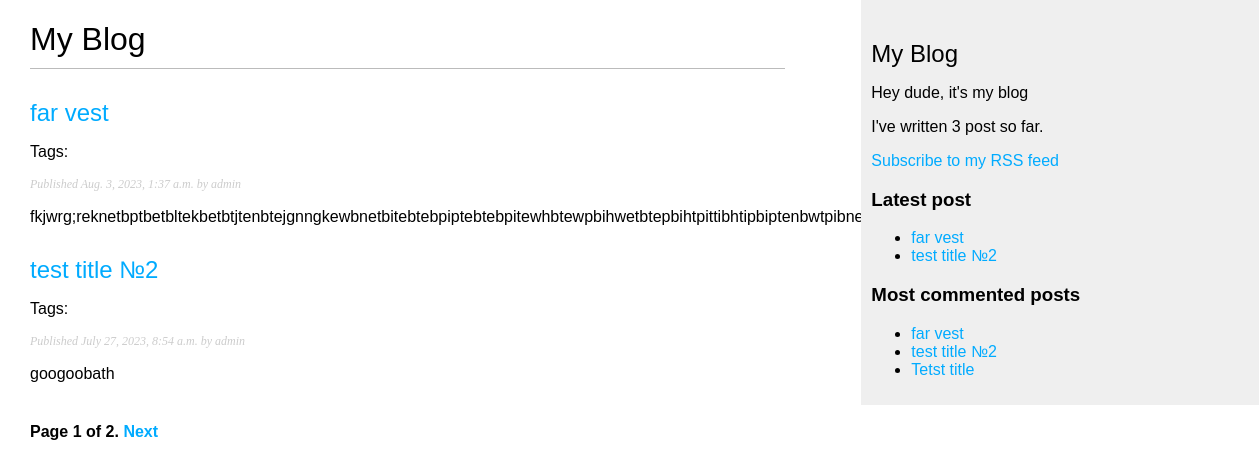
/blog/, run on an earlier commit of the app's database.
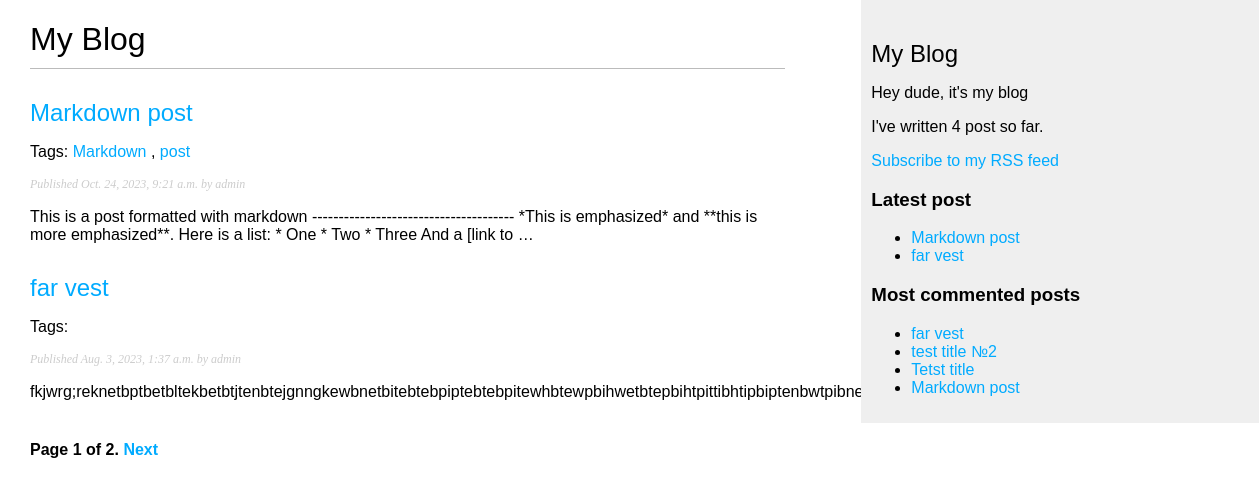
And on a later commit of the database.
### blog/models.py (models this page shows, shortened)
class Post(models.Model):
    class Status(models.TextChoices):
        DRAFT = 'DF', 'Draft'
        PUBLISHED = 'PB', 'Published'
    tags = TaggableManager()
    title = models.CharField(max_length=250)
    slug = models.SlugField(max_length=250, unique_for_date='publish')
    body = models.TextField()
    publish = models.DateTimeField(default=timezone.now)
    created = models.DateTimeField(auto_now_add=True)
    updated = models.DateTimeField(auto_now=True)
    status = models.CharField(max_length=2, choices=Status.choices, default=Status.DRAFT)
    author = models.ForeignKey(User, on_delete=models.CASCADE, related_name='blog_posts')
    objects = models.Manager()  # Менеджер, предоставляемый по умолчанию
    published = PublishedManager()  # Конкретно-прикладной менеджер
    class Meta:
        ordering = ['-publish']
        indexes = [
            models.Index(fields=['-publish'])
        ]
    def get_absolute_url(self):
        return reverse('blog:post_detail', args=[self.publish.year, self.publish.month, self.publish.day, self.slug])

### blog/views.py (the view)
# urls.py: path('', views.post_list, name='post_list'),
def post_list(request, tag_slug=None):
    post_lists = models.Post.published.all()
    tag = None
    if tag_slug:
        tag = get_object_or_404(Tag, slug=tag_slug)
        post_lists = post_lists.filter(tags__in=[tag])
    paginator = Paginator(post_lists, 2)
    page_number = request.GET.get('page', 1)
    try:
        posts = paginator.page(page_number)
    except EmptyPage:
        posts = paginator.page(paginator.num_pages)
    except PageNotAnInteger:
        posts = paginator.page(1)
    context = {
            'posts': posts,
            'tag': tag,
        }
    return render(request, 'blog/post/list.html', context)

### blog/models.py (called while the page is built)
    def get_queryset(self):
        return super().get_queryset().filter(status=Post.Status.PUBLISHED)

### blog/templatetags/blog_tags.py (called while the page is built)
@register.simple_tag
def total_posts():
    return models.Post.published.count()

@register.inclusion_tag('blog/post/includes/show_latest_post.html')
def show_latest_post(count=5):
    latest_posts = models.Post.published.order_by('-publish')[:count]
    return {'latest_posts': latest_posts}

@register.simple_tag
def get_most_commented_posts(count=5):
    max_comment = models.Post.published.annotate(total_comments=Count('comments')).order_by('-total_comments')[:count]
    return max_comment

### blog/templates/blog/post/list.html (shortened to what this page needs)
{% extends 'blog/base.html' %}
{% block content %}
    <h1>My Blog</h1>
    {% for post in posts %}
        <h2><a href="{{ post.get_absolute_url }}">{{post.title}}</a></h2>
        <p class="tags">Tags:
            {% for tag in post.tags.all %}
                <a href="{% url 'blog:post_list_by_tag' tag.slug %}"> {{tag.name}} </a>
                {% if not forloop.last %}, {%endif%}
            {%endfor%}
        </p>
        <p class="date"> Published {{post.publish}} by {{post.author}}</p>
        {{post.body|truncatewords:30|linebreaks}}
    {%endfor%}
    {% include "blog/post/includes/pagination.html" with page=posts %}
{%endblock%}

### blog/templates/blog/base.html (shortened to what this page needs)
{% load static %}
{% load blog_tags %}
<!DOCTYPE html>
<html lang="en">
<head>
    <link href="{% static 'css/blog.css' %}" rel="stylesheet">
</head>
<body>
  <div id="content">
    {% block content %}
    {%endblock%}
  </div>
  <div id="sidebar">
      <h2>My Blog</h2>
      <p>Hey dude, it's my blog</p>
      <p>I've written {% total_posts %} post so far.</p>
      <p><a href="{% url 'blog:post_feed' %}">Subscribe to my RSS feed</a></p>
      <h3>Latest post</h3>
      {% show_latest_post 2 %}
      <h3>Most commented posts</h3>
      {% get_most_commented_posts as most_commented_posts %}
      <ul>
          {% for most_commented_post in most_commented_posts %}
          <li><a href="{{most_commented_post.get_absolute_url}}">{{most_commented_post.title}}</a></li>
          {% endfor %}
      </ul>
  </div>
</body>
</html>

### blog/templates/blog/post/includes/pagination.html (shortened to what this page needs)
<div class="pagination">
  <span class="step-links">
    <span class="current">
      Page {{page.number}} of {{page.paginator.num_pages}}.
    </span>
    {% if page.has_next %}
      <a href="?page={{page.next_page_number}}">Next</a>
    {%endif%}
  </span>
</div>

### blog/templates/blog/post/includes/show_latest_post.html
<ul>
  {% for latest_post in latest_posts %}
  <li><a href="{{latest_post.get_absolute_url}}">{{latest_post.title}}</a></li>
  {% endfor %}
</ul>

### blog/static/css/blog.css (style rules this page uses)
body { margin:0; padding:0; font-family:helvetica, sans-serif; }
a { color:#00abff; text-decoration:none; }
h1 { font-weight:normal; border-bottom:1px solid #bbb; padding:0 0 10px 0; }
h2 { font-weight:normal; margin:30px 0 0; }
#content { float:left; width:60%; padding:0 0 0 30px; }
#sidebar { float:right; width:30%; padding:10px; background:#efefef; height:100%; }
p.date { color:#ccc; font-family: georgia, serif; font-size: 12px; font-style: italic; }
.pagination { margin:40px 0; font-weight:bold; }

What changed in the data, as far as the page shows it:
no longer on one of the page's lists (row unchanged): Post: title "test title №2", publish "July 27, 2023, 8:54 a.m.", author "admin", body "googoobath"
added Post: title "Markdown post", publish "Oct. 24, 2023, 9:21 a.m.", author "admin", body "This is a post formatted with markdown -------------------------------------- *This is emphasized* and **this is more emphasized**. Here is a list: * One * Two * Three And a [link to …"
added Tag: name "Markdown"
added Tag: name "post"
Also different on the page:
text no longer shown: "3"
text now shown: "4"
